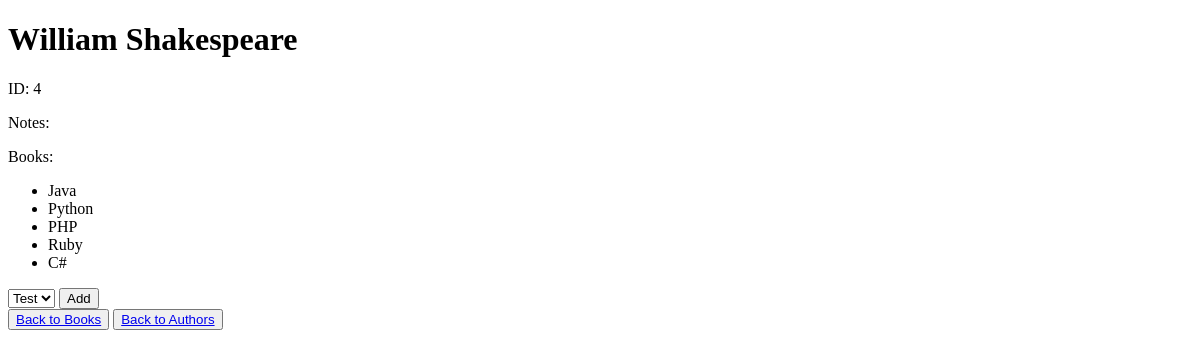
/authors/4, run on an earlier commit of the app's database.
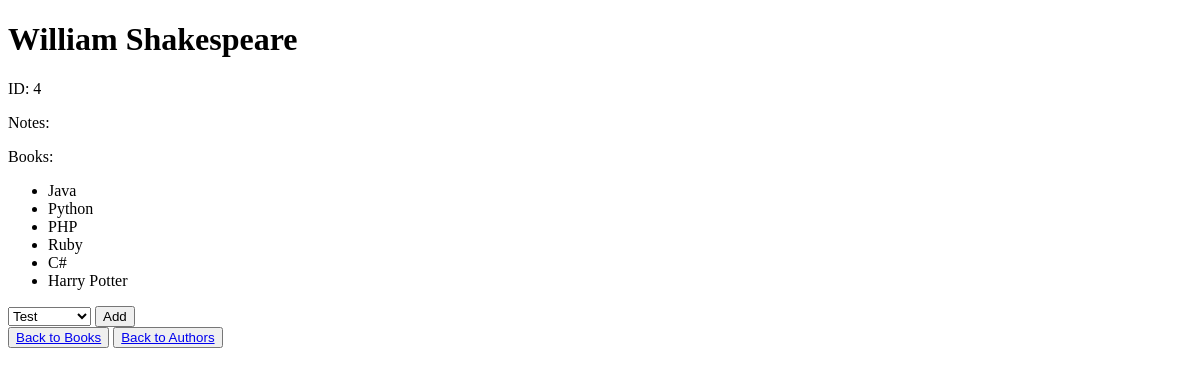
And on a later commit of the database.
### books_authors_app/models.py (models this page shows)
class Book(models.Model):
    title = models.CharField(max_length=255)
    desc = models.TextField(default="old_ninja")
    created_at = models.DateTimeField(auto_now_add=True)
    updated_at = models.DateTimeField(auto_now=True)

### books_authors_app/views.py (the view)
# urls.py: path('authors/<int:id>', views.author_info),
def author_info(request, id):
    other_books = []
    author = Author.objects.get(id=id)
    for book in Book.objects.all():
        if book not in author.books.all():
            other_books.append(book)
    context = {
        "books": other_books,
        "author": author
    }
    return render(request, 'author_info.html', context)

### books_authors_app/templates/author_info.html (shortened to what this page needs)
<!DOCTYPE html>
<html lang="en">
<head>
    {% load static %}
</head>
<body>
    <div>
        <h1>{{ author.first_name }} {{ author.last_name }}</h1>
        <p>ID: {{ author.id }}</p>
        <label for="">Notes:</label>
    </div>
    <div>
        <label for="">Books:</label>
        <ul>
        {% for book in author.books.all %}
        <li>{{ book.title }}</li>
        {% endfor %}
        </ul>
    </div>
    <div>
        <form action="/addbooktoauthor/{{ author.id }}" method="POST">
        <select name="book_id">
            {% for book in books %}
            <option value="{{ book.id }}">{{ book.title }}</option>
            {% endfor %}
        </select>
        <button type="submit" class="btn btn-success">Add</button>
        </form>
    </div>
    <div id="homebtn">
        <button class="btn btn-outline-info" id="backbookbtn">
            <a href="/">Back to Books</a>
        </button>
        <button class="btn btn-outline-info" id="backauthbtn">
            <a href="/authors">Back to Authors</a>
        </button>
    </div>
</body>
</html>

What changed in the data, as far as the page shows it:
added Book: title "Harry Potter"
